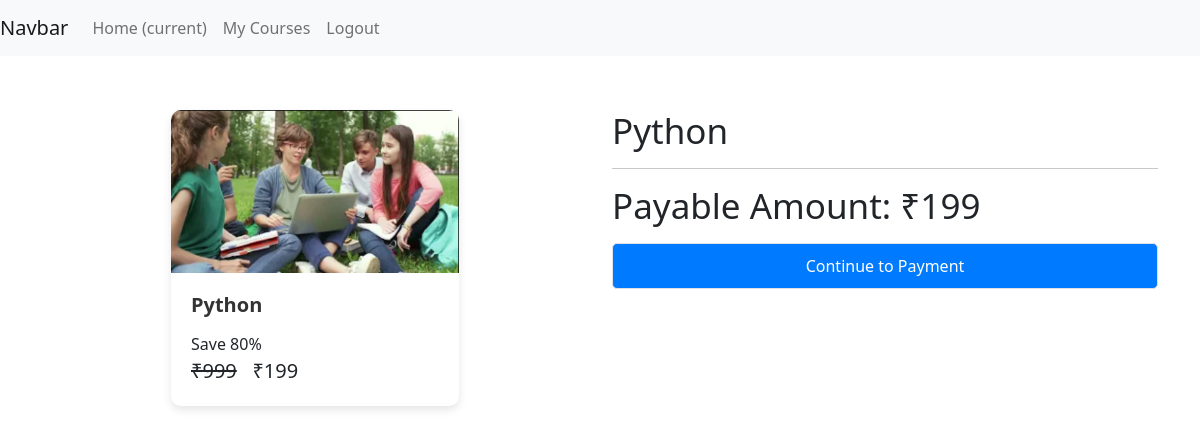
Screenshot of /check-out/python_basics (signed in) with the database file from the repository.
### courses/models/course.py (models this page shows, shortened)
class Course(models.Model):
    name = models.CharField(max_length = 30 ,null =False)
    slug = models.CharField(max_length = 50 ,null =False,unique =True)
    description =models.CharField(max_length = 200, null =True)
    price = models.IntegerField(null=False)
    discount= models.IntegerField(null=False, default = 0)
    active=models.BooleanField(default = False)
    thumbnail=models.ImageField(upload_to="files/thumbnail")
    date=models.DateTimeField(auto_now_add= True)
    resource=models.FileField(upload_to="files/resource")
    length= models.IntegerField(null=False)

### courses/views/checkout.py (the view, shortened to what this page needs)
# urls.py: path('check-out/<str:slug>', checkout, name = 'check-out'),
@login_required(login_url='/login')
def checkout(request , slug):
    course = Course.objects.get(slug  = slug)
    user = request.user
    action = request.GET.get('action')
    order = None
    payment = None
    error = None
    try:
        user_course = UserCourse.objects.get(user = user  , course = course)
        error = "You are Already Enrolled in this Course"
    except:
        pass
    amount=None
    if error is None :
        amount =  int((course.price - ( course.price * course.discount * 0.01 )) * 100)
    if amount==0:
        userCourse = UserCourse(user = user , course = course)
        userCourse.save()
        return redirect('my-courses')
    context = {
        "course" : course ,
        "order" : order,
        "payment" : payment,
        "user" : user ,
        "error" : error
    }
    return  render(request , template_name="courses/check_out.html" , context=context )

### courses/templatetags/course_custom_tags.py (called while the page is built)
@register.simple_tag
def cal_sellprice(price, discount):
    if discount is None or discount is 0:
        return price
    sellprice = price
    sellprice=price-(price *discount*0.01)
    return math.floor(sellprice)

@register.filter
def rupee(price):
    return f'₹{price}'

### courses/templates/courses/check_out.html (shortened to what this page needs)
{% extends "courses/base.html" %}
{% load course_custom_tags %}
{% block content %}
<div class="container">
    <br>
    <div class="row">
        <div class="col-md-6">
            <div class="card mx-auto">
                <img class="card-img-top" src="{{ course.thumbnail.url }}" alt="Card image cap">
                <div class="card-body">
                    <h5 class="card-title">{{ course.name }}</h5>
                    <p class="card-text">
                        Save {{ course.discount }}%
                        <br>
                        <span class="price">
                            <del>{{ course.price | rupee }}</del>
                            <span>{% cal_sellprice course.price course.discount as value %}{{ value | rupee }}</span>
                        </span>
                    </p>
                </div>
            </div>
        </div>
        <div class="col-md-6">
            <div>
                <p class="display-5">{{ course.name }}</p>
                <hr>
                <p class="display-5">Payable Amount: <b>{% cal_sellprice course.price course.discount as value %}{{ value | rupee }}</b></p>
                <a class="btn btn-light border" href="?action=create_payment">Continue to Payment</a>
            </div>
        </div>
    </div>
</div>
{% endblock content %}

### courses/static/courses/css/common.css (style rules this page uses)
.price { font-size: 20px; }
.display-5 { font-size: 35px; }
a { color: rgb(61, 59, 59); }

### courses/templates/courses/check_out.html (style rules this page uses)
.container { padding-top: 30px; }
.card { margin-bottom: 20px; width: 18rem; border: none; border-radius: 10px; box-shadow: 0 4px 8px rgba(0, 0, 0, 0.1); }
.card-img-top { width: 100%; height: auto; border-top-left-radius: 10px; border-top-right-radius: 10px; }
.card-body { padding: 20px; }
.card-title { font-size: 20px; font-weight: bold; color: #333; margin-bottom: 15px; }
.btn { background-color: #007bff; color: #fff; border: none; border-radius: 5px; padding: 10px 20px; text-align: center; text-decoration: none; display: inline-block; cursor: pointer; transition: background-color 0.3s ease; width: 100%; }

### rows the page displays
Course: thumbnail (picture), name "Python", discount "80", price "₹999"

### other values shown
{{ value | rupee }} "₹199"
